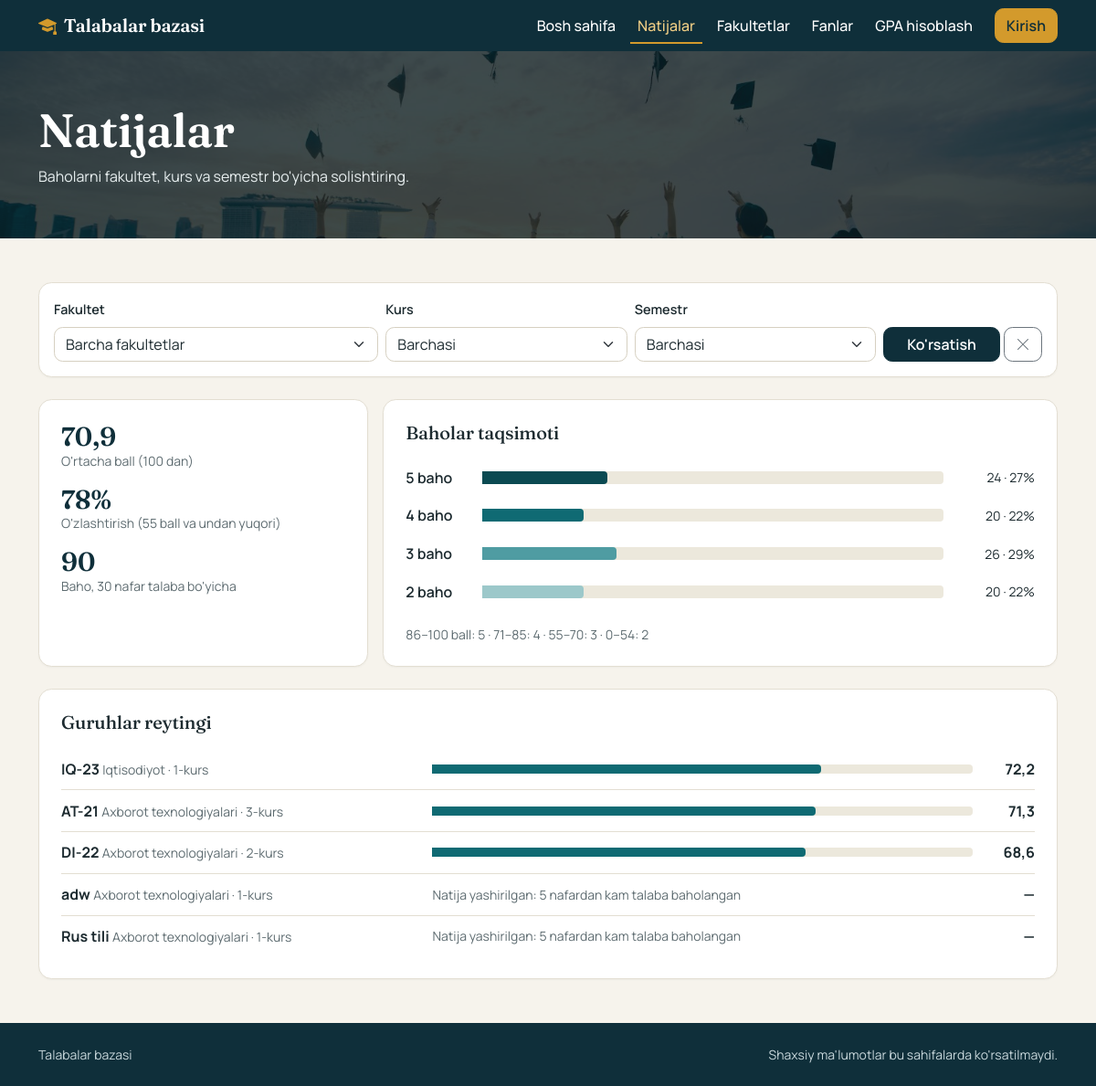
The app's page /sayt/natijalar/, older data.
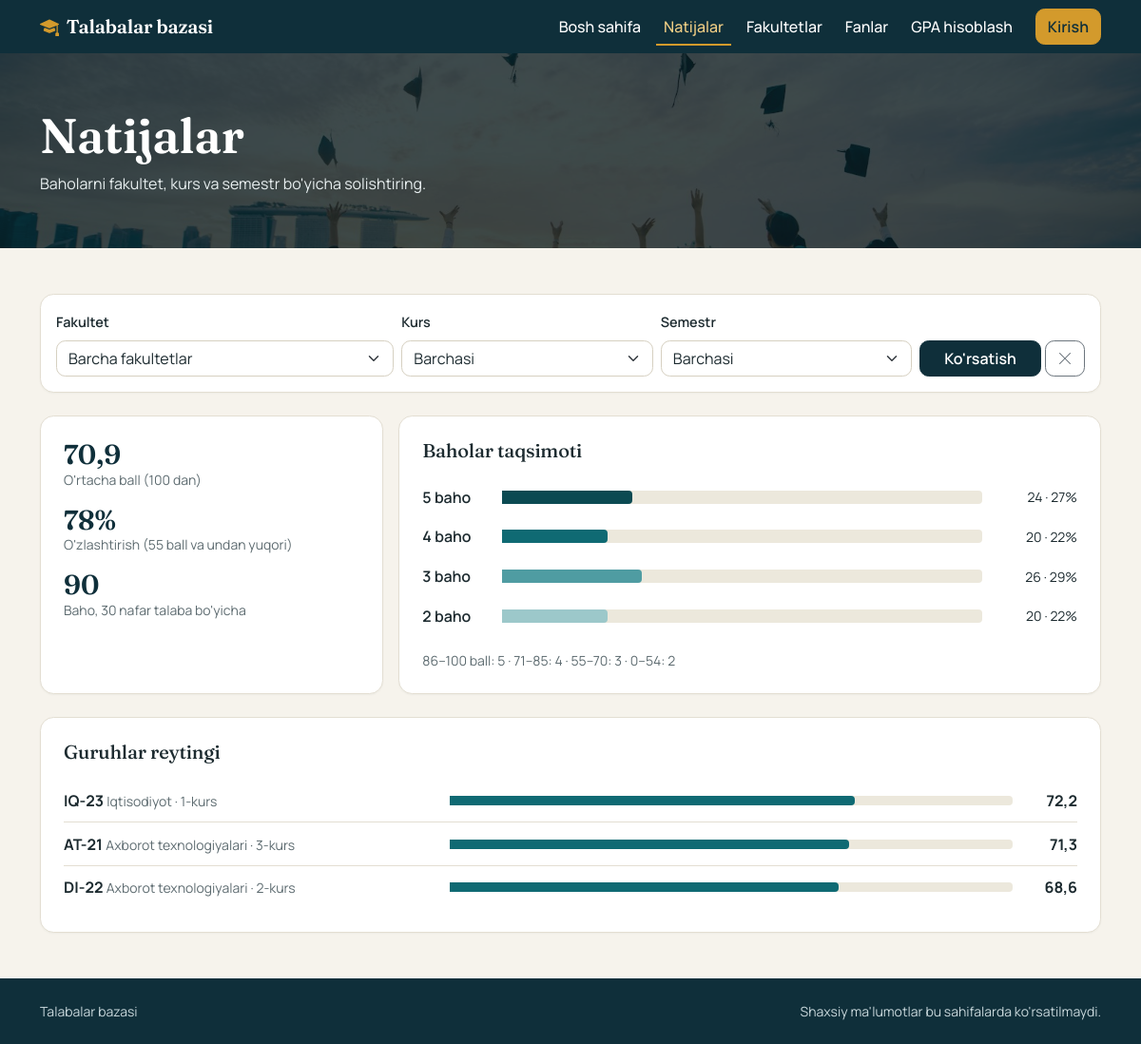
The same page, newer data.
### talabalar/models.py (models this page shows, shortened)
class Guruh(models.Model):
    nomi = models.CharField("Guruh nomi", max_length=50, unique=True)
    fakultet = models.ForeignKey(Fakultet, on_delete=models.PROTECT, related_name="guruhlar", verbose_name="Fakultet")
    yonalish = models.CharField("Yo'nalish", max_length=150)
    kurs = models.PositiveSmallIntegerField(
        "Kurs", validators=[MinValueValidator(1), MaxValueValidator(6)], default=1
    )
    class Meta:
        verbose_name = "Guruh"
        verbose_name_plural = "Guruhlar"
        ordering = ["nomi"]

class Fakultet(models.Model):
    nomi = models.CharField("Nomi", max_length=150, unique=True)
    dekan = models.CharField("Dekan", max_length=150, blank=True)
    telefon = models.CharField("Telefon", max_length=20, blank=True)
    class Meta:
        verbose_name = "Fakultet"
        verbose_name_plural = "Fakultetlar"
        ordering = ["nomi"]

### talabalar/ochiq.py (the view)
# urls.py: path("sayt/natijalar/", ochiq.Natijalar.as_view(), name="ochiq_natijalar"),
class Natijalar(OchiqKontekst):
    template_name = "talabalar/ochiq_natijalar.html"
    def get_context_data(self, **kwargs):
        ctx = super().get_context_data(**kwargs)
        g = self.request.GET
        filtr = {k: son_parametr(g.get(k)) for k in ("fakultet", "kurs", "semestr")}
        baholar = Baho.objects.all()
        guruhlar = Guruh.objects.select_related("fakultet")
        shart = Q(talabalar__baholar__isnull=False)
        if filtr["fakultet"]:
            baholar = baholar.filter(talaba__guruh__fakultet_id=filtr["fakultet"])
            guruhlar = guruhlar.filter(fakultet_id=filtr["fakultet"])
        if filtr["kurs"]:
            baholar = baholar.filter(talaba__guruh__kurs=filtr["kurs"])
            guruhlar = guruhlar.filter(kurs=filtr["kurs"])
        if filtr["semestr"]:
            baholar = baholar.filter(fan__semestr=filtr["semestr"])
            shart &= Q(talabalar__baholar__fan__semestr=filtr["semestr"])
        guruhlar = guruhlar.annotate(
            ortacha=Avg("talabalar__baholar__ball", filter=shart),
            baholangan=Count("talabalar", filter=shart, distinct=True),
        )
        ctx.update(
            filtr=filtr,
            taqsimot=taqsimot(baholar),
            guruhlar=yuqori_ball_boyicha(ortachani_ochish(guruhlar)),
            fakultetlar=Fakultet.objects.all(),
            kurslar=Guruh.objects.order_by("kurs").values_list("kurs", flat=True).distinct(),
            semestrlar=Fan.objects.order_by("semestr").values_list("semestr", flat=True).distinct(),
        )
        return ctx

### talabalar/context_processors.py (called while the page is built)
def menyular(request):
    return {"menyular": Menyu.objects.all(), "vaqtinchalik_baza": settings.VERCEL}

### talabalar/ochiq.py (called while the page is built)
def son_parametr(matn):
    return matn if re.fullmatch(r"[0-9]{1,9}", matn or "") else ""

def taqsimot(baholar):
    hisob = baholar.aggregate(
        jami=Count("pk"),
        talaba=Count("talaba", distinct=True),
        ortacha=Avg("ball"),
        a5=Count("pk", filter=Q(ball__gte=86)),
        a4=Count("pk", filter=Q(ball__gte=71, ball__lt=86)),
        a3=Count("pk", filter=Q(ball__gte=55, ball__lt=71)),
        a2=Count("pk", filter=Q(ball__lt=55)),
    )
    if hisob["talaba"] < ANONIM_CHEGARA:
        return {"korsatish": False, "jami": hisob["jami"], "chegara": ANONIM_CHEGARA}
    jami = hisob["jami"]
    return {
        "korsatish": True,
        "jami": jami,
        "talaba": hisob["talaba"],
        "ortacha": hisob["ortacha"],
        "otish_foizi": round((jami - hisob["a2"]) * 100 / jami),
        "qatorlar": [
            {"baho": b, "soni": hisob[f"a{b}"], "foiz": round(hisob[f"a{b}"] * 100 / jami)}
            for b in (5, 4, 3, 2)
        ],
    }

def ortachani_ochish(obyektlar):
    natija = list(obyektlar)
    for o in natija:
        o.ochiq_ortacha = o.ortacha if o.baholangan >= ANONIM_CHEGARA else None
    return natija

def yuqori_ball_boyicha(obyektlar):
    return sorted(obyektlar, key=lambda o: (o.ochiq_ortacha is None, -(o.ochiq_ortacha or 0)))

    def get_context_data(self, **kwargs):
        ctx = super().get_context_data(**kwargs)
        ctx["chegara"] = ANONIM_CHEGARA
        return ctx

### talabalar/templates/talabalar/ochiq_natijalar.html (shortened to what this page needs)
{% extends "talabalar/ochiq_base.html" %}
{% load static %}
{% block banner %}{% static 'talabalar/slaydlar/bitiruv.jpg' %}{% endblock %}
{% block sarlavha %}Natijalar{% endblock %}
{% block izoh %}Baholarni fakultet, kurs va semestr bo'yicha solishtiring.{% endblock %}
{% block content %}
<div class="container py-5">
  <form method="get" class="card p-3 mb-4">
    <div class="row g-2">
      <div class="col-md-4">
        <label class="form-label small" for="f-fakultet">Fakultet</label>
        <select id="f-fakultet" name="fakultet" class="form-select" onchange="this.form.submit()">
          <option value="">Barcha fakultetlar</option>
        </select>
      </div>
      <div class="col-6 col-md-3">
        <label class="form-label small" for="f-kurs">Kurs</label>
        <select id="f-kurs" name="kurs" class="form-select" onchange="this.form.submit()">
          <option value="">Barchasi</option>
        </select>
      </div>
      <div class="col-6 col-md-3">
        <label class="form-label small" for="f-semestr">Semestr</label>
        <select id="f-semestr" name="semestr" class="form-select" onchange="this.form.submit()">
          <option value="">Barchasi</option>
        </select>
      </div>
      <div class="col-md-2 d-flex align-items-end gap-1">
        <button class="btn btn-dark w-100">Ko'rsatish</button>
        <a href="{% url 'ochiq_natijalar' %}" class="btn btn-outline-secondary" title="Tozalash" aria-label="Tozalash"><i class="bi bi-x-lg"></i></a>
      </div>
    </div>
  </form>
  {% include "talabalar/_ochiq_taqsimot.html" %}
  <div class="card p-4">
    <h2 class="h5 mb-3">Guruhlar reytingi</h2>
    {% for g in guruhlar %}
      <div class="reyting-qator">
        <div><b>{{ g.nomi }}</b> <span class="text-muted small d-block d-sm-inline">{{ g.fakultet.nomi }} · {{ g.kurs }}-kurs</span></div>
        {% if g.ochiq_ortacha is not None %}
          <div class="chiziqcha"><span style="width:{{ g.ochiq_ortacha|floatformat:0 }}%"></span></div>
          <b class="text-end">{{ g.ochiq_ortacha|floatformat:1 }}</b>
        {% else %}
          <div class="text-muted small">Natija yashirilgan: {{ chegara }} nafardan kam talaba baholangan</div><b class="text-end">—</b>
        {% endif %}
      </div>
    {% empty %}<p class="text-muted mb-0">Bu filtr bo'yicha guruh topilmadi.</p>{% endfor %}
  </div>
</div>
{% endblock %}

### talabalar/templates/talabalar/ochiq_base.html (shortened to what this page needs)
{% load static %}<!doctype html>
<html lang="uz">
<head>
  {% include "talabalar/_bosh_qism.html" %}
</head>
<body class="d-flex flex-column min-vh-100">
{% with u=request.resolver_match.url_name %}
<nav class="navbar navbar-expand-md navbar-dark ochiq-nav {% block nav_sinf %}{% endblock %}" aria-label="Asosiy menyu">
  <div class="container">
    <a class="navbar-brand sarlavha-shrift" href="{% url 'ochiq_sahifa' %}"><i class="bi bi-mortarboard-fill tamgha me-2"></i>Talabalar bazasi</a>
    <div class="collapse navbar-collapse" id="ochiqMenyu">
      <ul class="navbar-nav ms-auto align-items-md-center gap-md-2">
        <li class="nav-item"><a class="nav-link {% if u == 'ochiq_sahifa' %}active{% endif %}" href="{% url 'ochiq_sahifa' %}">Bosh sahifa</a></li>
        <li class="nav-item"><a class="nav-link {% if u == 'ochiq_natijalar' %}active{% endif %}" href="{% url 'ochiq_natijalar' %}">Natijalar</a></li>
        <li class="nav-item"><a class="nav-link {% if 'ochiq_fakultet' in u %}active{% endif %}" href="{% url 'ochiq_fakultetlar' %}">Fakultetlar</a></li>
        <li class="nav-item"><a class="nav-link {% if 'ochiq_fan' in u %}active{% endif %}" href="{% url 'ochiq_fanlar' %}">Fanlar</a></li>
        <li class="nav-item"><a class="nav-link {% if u == 'ochiq_gpa' %}active{% endif %}" href="{% url 'ochiq_gpa' %}">GPA hisoblash</a></li>
        <li class="nav-item ms-md-2 mt-2 mt-md-0">
          {% if user.is_authenticated %}
            <a href="{% url 'bosh_sahifa' %}" class="btn btn-oltin">Boshqaruv paneli</a>
          {% else %}
            <a href="{% url 'login' %}" class="btn btn-oltin">Kirish</a>
          {% endif %}
        </li>
      </ul>
    </div>
  </div>
</nav>
{% endwith %}
{% block bosh %}
<header class="sahifa-bosh" style="background-image:url('{% block banner %}{% static 'talabalar/slaydlar/kutubxona.jpg' %}{% endblock %}')">
  <div class="container">
    <h1>{% block sarlavha %}{% endblock %}</h1>
    <p class="mb-0">{% block izoh %}{% endblock %}</p>
  </div>
</header>
{% endblock %}
<main class="flex-grow-1">
  {% block content %}{% endblock %}
</main>
<footer class="ochiq-past py-4">
  <div class="container d-flex flex-wrap gap-3 justify-content-between small">
    <span>Talabalar bazasi</span>
    <span>Shaxsiy ma'lumotlar bu sahifalarda ko'rsatilmaydi.</span>
  </div>
</footer>
</body>
</html>

### talabalar/templates/talabalar/_bosh_qism.html (shortened to what this page needs)
{% load static %}<meta charset="utf-8">
  <link href="https://cdn.jsdelivr.net/npm/bootstrap@5.3.3/dist/css/bootstrap.min.css" rel="stylesheet">
  <link href="https://cdn.jsdelivr.net/npm/bootstrap-icons@1.11.3/font/bootstrap-icons.min.css" rel="stylesheet">
  <link href="{% static 'talabalar/style.css' %}" rel="stylesheet">

### talabalar/templates/talabalar/_ochiq_taqsimot.html (shortened to what this page needs)
<div class="row g-3 mb-4">
  {% if taqsimot.korsatish %}
    <div class="col-md-4">
      <div class="card p-4 h-100">
        <div class="stat-son">{{ taqsimot.ortacha|floatformat:1 }}</div>
        <div class="text-muted small mb-3">O'rtacha ball (100 dan)</div>
        <div class="stat-son">{{ taqsimot.otish_foizi }}%</div>
        <div class="text-muted small mb-3">O'zlashtirish (55 ball va undan yuqori)</div>
        <div class="stat-son">{{ taqsimot.jami }}</div>
        <div class="text-muted small">Baho, {{ taqsimot.talaba }} nafar talaba bo'yicha</div>
      </div>
    </div>
    <div class="col-md-8">
      <div class="card p-4 h-100">
        <h2 class="h5 mb-3">Baholar taqsimoti</h2>
        {% for t in taqsimot.qatorlar %}
          <div class="ustun-qator" title="{{ t.baho }} baho: {{ t.soni }} ta ({{ t.foiz }}%)">
            <span class="fw-semibold">{{ t.baho }} baho</span>
            <div class="chiziqcha"><span class="baho-{{ t.baho }}" style="width:{{ t.foiz }}%"></span></div>
            <span class="text-end small">{{ t.soni }} · {{ t.foiz }}%</span>
          </div>
        {% endfor %}
        <p class="text-muted small mt-3 mb-0">86–100 ball: 5 · 71–85: 4 · 55–70: 3 · 0–54: 2</p>
      </div>
    </div>
  {% endif %}
</div>

### talabalar/static/talabalar/style.css (style rules this page uses)
:root { --siyoh: #0f2f3a; --siyoh-2: #174452; --moviy: #0f6a73; --moviy-to: #0b555d; --moviy-och: #dcecec; --oltin: #d39a2c; --qogoz: #f6f3ec; --sirt: #ffffff; --chiziq: #e3ded2; --matn: #1d2b30; --xira: #5d6b70; --bs-body-font-family: "Manrope", system-ui, -apple-system, "Segoe UI", sans-serif; --bs-body-bg: var(--qogoz); --bs-body-color: var(--matn); --bs-border-color: var(--chiziq); --bs-link-color: var(--moviy); --bs-link-color-rgb: 15, 106, 115; --bs-link-hover-color: var(--moviy-to); --bs-link-hover-color-rgb: 11, 85, 93; --bs-secondary-color: var(--xira); --bs-primary-rgb: 15, 106, 115; --bs-primary-bg-subtle: var(--moviy-och); --bs-primary-text-emphasis: var(--moviy-to); }
h1, h2, h3, .sarlavha-shrift { font-family: "Fraunces", Georgia, serif; font-weight: 600; letter-spacing: -.01em; color: var(--siyoh); }
.text-muted { color: var(--xira) !important; }
.btn { font-weight: 600; border-radius: .6rem; }
.btn-dark { --bs-btn-bg: var(--siyoh); --bs-btn-border-color: var(--siyoh); --bs-btn-hover-bg: var(--siyoh-2); --bs-btn-hover-border-color: var(--siyoh-2); }
.btn-oltin { --bs-btn-bg: var(--oltin); --bs-btn-border-color: var(--oltin); --bs-btn-color: var(--siyoh); --bs-btn-hover-bg: #e2ad45; --bs-btn-hover-border-color: #e2ad45; --bs-btn-hover-color: var(--siyoh); --bs-btn-active-bg: #e2ad45; --bs-btn-active-border-color: #e2ad45; --bs-btn-active-color: var(--siyoh); }
.card { --bs-card-bg: var(--sirt); border: 1px solid var(--chiziq); border-radius: .9rem; box-shadow: 0 1px 2px rgba(15, 47, 58, .04); }
.form-control, .form-select { border-radius: .6rem; border-color: #d6d0c1; background-color: var(--sirt); }
.form-label { font-weight: 600; font-size: .9rem; }
.tamgha { color: var(--oltin); }
.stat-son { font-family: "Fraunces", Georgia, serif; font-size: 1.8rem; font-weight: 600; line-height: 1.1; color: var(--siyoh); }
.ochiq-nav { background: var(--siyoh); --bs-navbar-brand-color: #fff; --bs-navbar-brand-hover-color: #fff; }
.ochiq-nav .navbar-brand { color: #fff; }
.ochiq-nav .nav-link { color: #fff; font-weight: 500; }
.ochiq-nav .nav-link.active { color: #f2cf85; box-shadow: inset 0 -2px 0 var(--oltin); }
.ustun-qator { display: grid; grid-template-columns: 4.5rem 1fr 5.5rem; align-items: center; gap: .75rem; padding: .55rem 0; }
.ustun-qator .chiziqcha { height: 14px; border-radius: 0 4px 4px 0; background: #ece8dc; overflow: hidden; }
.ustun-qator .chiziqcha > span { display: block; height: 100%; min-width: 2px; border-radius: 0 4px 4px 0; }
.baho-5 { background: #0b4a52; }
.baho-4 { background: #0f6a73; }
.baho-3 { background: #4f9ca2; }
.baho-2 { background: #9cc8ca; }
.ochiq-past { background: var(--siyoh); color: #c9d8dc; }
.sahifa-bosh { position: relative; padding: 3.5rem 0; color: #fff; background-size: cover; background-position: center 35%; background-color: var(--siyoh); }
.sahifa-bosh::before { content: ""; position: absolute; inset: 0; background: rgba(8, 28, 35, .78); }
.sahifa-bosh .container { position: relative; }
.sahifa-bosh h1 { color: #fff; font-size: clamp(2rem, 4.5vw, 3.2rem); margin-bottom: .5rem; }
.sahifa-bosh p { color: #e8eff0; max-width: 40rem; }
.reyting-qator { display: grid; grid-template-columns: minmax(0, 2fr) minmax(0, 3fr) 3.5rem; gap: .75rem; align-items: center; padding: .65rem 0; border-top: 1px solid var(--chiziq); }
.reyting-qator:first-of-type { border-top: 0; }
.reyting-qator .chiziqcha { height: 10px; border-radius: 0 4px 4px 0; background: #ece8dc; overflow: hidden; }
.reyting-qator .chiziqcha > span { display: block; height: 100%; border-radius: 0 4px 4px 0; background: var(--moviy); }

Row changes from the older to the newer data that the page shows:
removed Guruh: nomi "adw", fakultet.nomi "Axborot texnologiyalari", kurs "1", chegara "5"
removed Guruh: nomi "Rus tili", fakultet.nomi "Axborot texnologiyalari", kurs "1", id "5"
